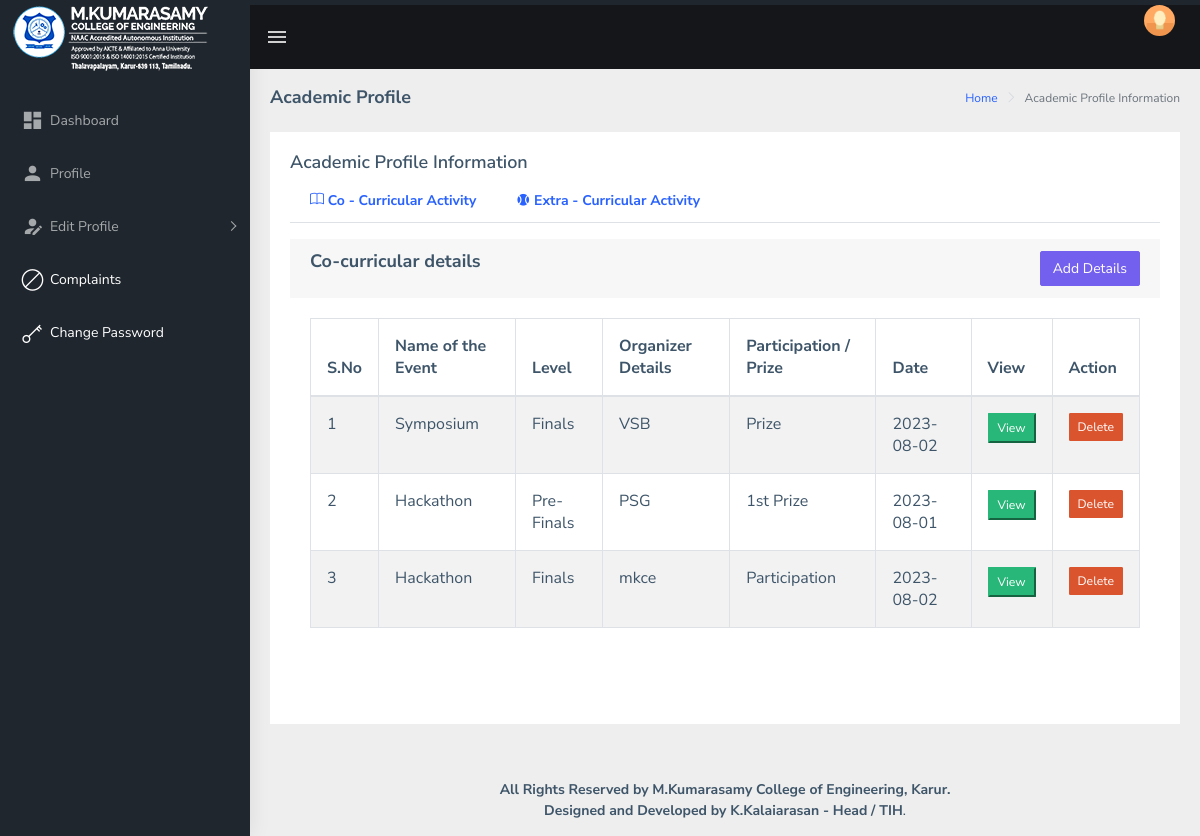
/academic.php (signed in), run on the app's committed database.
### tables this page shows
CREATE TABLE `training` (
  `uid` int(30) NOT NULL,
  `id` varchar(50) NOT NULL,
  `type` varchar(50) NOT NULL,
  `no` varchar(100) NOT NULL,
  `name` varchar(200) NOT NULL,
  `fromd` varchar(30) NOT NULL DEFAULT 'primary',
  `tod` date NOT NULL,
  `cert` varchar(200) NOT NULL
);

### session.php (called while the page is built, shortened)
<?php
if (!isset($_SESSION['loggedin']))
{
	header('Location:index.php');
	exit();
}
else
{
	$s=$_SESSION['login_user'];
}
?>

### academic.php (the view, shortened to what this page needs)
<?php
require 'config.php';
include("session.php");
?>
<html dir="ltr" lang="en">
<head>
    <link href="assets/libs/jquery-steps/jquery.steps.css" rel="stylesheet">
    <link href="assets/libs/jquery-steps/steps.css" rel="stylesheet">
	<link rel="stylesheet" type="text/css" href="assets/libs/bootstrap-datepicker/dist/css/bootstrap-datepicker.min.css">
    <link href="dist/css/style.min.css" rel="stylesheet">
	<link href="https://cdn.jsdelivr.net/npm/bootstrap-icons@1.5.0/font/bootstrap-icons.css" rel="stylesheet">
	<link rel="stylesheet" href="https://cdnjs.cloudflare.com/ajax/libs/font-awesome/6.4.0/css/fontawesome.min.css" />
    <link rel="stylesheet" href="//cdn.jsdelivr.net/npm/alertifyjs@1.13.1/build/css/alertify.min.css"/>
</head>
<body>
    <div id="main-wrapper">
        <header class="topbar" data-navbarbg="skin5">
            <nav class="navbar top-navbar navbar-expand-md navbar-dark">
                <div class="navbar-header" data-logobg="skin5">
                    <a class="navbar-brand" href="main">
                        <span class="logo-text">
                             <img src="assets/images/srms.png" alt="homepage" class="light-logo" />
                        </span>
                    </a>
                </div>
                <div class="navbar-collapse collapse" id="navbarSupportedContent" data-navbarbg="skin5">
                    <ul class="navbar-nav float-left mr-auto">
                        <li class="nav-item d-none d-md-block"><a class="nav-link sidebartoggler waves-effect waves-light" href="javascript:void(0)" data-sidebartype="mini-sidebar"><i class="mdi mdi-menu font-24"></i></a></li>
                    </ul>
                    <ul class="navbar-nav float-right">
                        <li class="nav-item dropdown">
                            <a class="nav-link dropdown-toggle text-muted waves-effect waves-dark pro-pic" href="" data-toggle="dropdown" aria-haspopup="true" aria-expanded="false"><img src="assets/images/users/1.jpg" alt="user" class="rounded-circle" width="31"></a>
                        </li>
                    </ul>
                </div>
            </nav>
        </header>
      <?php include("Aside.php"); ?>
        <div class="page-wrapper">
            <div class="page-breadcrumb">
                <div class="row">
                    <div class="col-12 d-flex no-block align-items-center">
                        <h4 class="page-title">Academic Profile</h4>
                        <div class="ml-auto text-right">
                            <nav aria-label="breadcrumb">
                                <ol class="breadcrumb">
                                    <li class="breadcrumb-item"><a href="#">Home</a></li>
                                    <li class="breadcrumb-item active" aria-current="page">Academic Profile Information</li>
                                </ol>
                            </nav>
                        </div>
                    </div>
                </div>
            </div>
            <div class="container-fluid">
                <div class="card">
                    <div class="card-body wizard-content">
                        <h4 class="card-title">Academic Profile Information</h4>
						<div class="card">
                            <ul class="nav nav-tabs mb-3" role="tablist">
								<li class="nav-item"> <a class="nav-link" data-toggle="tab" href="#home" role="tab"><span class="hidden-sm-up"></span> <span class="hidden-xs-down"><i class="bi bi-book"></i><b> Co - Curricular Activity</b></span></a> </li>
                           		<li class="nav-item"> <a class="nav-link" data-toggle="tab" href="#punish" role="tab"><span class="hidden-sm-up"></span> <span class="hidden-xs-down"><i class="mdi mdi-tennis"></i><b> Extra - Curricular Activity</b></span></a> </li>
						   </ul>
	<div class="tab-content tabcontent-border">
 <div class="tab-pane active"  id="home" role="tabpanel">
<div class="row">
        <div class="col-md-12">
            <div class="card">
                <div class="card-header">
                    <h4>Co-curricular details
                        <button type="button" style="float: right;" class="btn btn-primary" data-bs-toggle="modal" data-bs-target="#pcadd">
                            Add Details
                        </button>
                    </h4>
                </div>
                <div class="card-body">
		<div class="table-responsive">
                    <table id="myTable4" class="table table-bordered table-striped">
                        <thead>
                            <tr>
                                <th><b>S.No</b></th>
								<th><b>Name of the Event</b></th>
								<th><b>Level</b></th>
								<th><b>Organizer Details</b></th>
                                <th><b>Participation / Prize</b></th>
								<th><b>Date</b></th>
                                <th><b>View</b></th>
                                <th text-align="center"><b>Action</b></th>
                            </tr>
                        </thead>
                        <tbody>
							<?php
                            $query = "SELECT * FROM training where id='$s'";
                            $query_run = mysqli_query($db, $query);
                            if(mysqli_num_rows($query_run) > 0)
                            {
								$s=1;
                                foreach($query_run as $student)
                                {
                                    ?>
                                    <tr>
                                        <td><?= $s ?></td>
                                        <td><?= $student['type'] ?></td>
                                        <td><?= $student['no'] ?></td>
                                        <td><?= $student['name'] ?></td>
										 <td><?= $student['fromd'] ?></td>
										 <td><?= $student['tod'] ?></td>
										<td text-align="center"><button type="button" id="ledonof" value="<?=$student['uid'];?>" class="btnimg4 btn-success btn-sm" data-bs-toggle="modal" data-bs-target="#studentViewModal4">View</button></td>
                                        <td text-align="center">
                                            <button type="button" value="<?=$student['uid'];?>" class="deletepcBtn btn btn-danger btn-sm">Delete</button>
                                        </td>
                                    </tr>
                                    <?php
									$s=$s+1;
                                }
                            }
                            ?>
                        </tbody>
                    </table>
                </div>
				</div>
            </div>
        </div>
    </div>
</div>
                    </div>
                </div>
            </div>
			</div>
			</div>
</body>
</html>

### academic.php (style rules this page uses)
.d-none { display:none; }

### data on the page
training: type "Symposium", no "Finals", name "VSB", fromd "Prize", tod "2023-08-02", $student['uid'] 722 (drawn)
training: type "Hackathon", no "Pre-Finals", name "PSG", fromd "1st Prize", tod "2023-08-01", $student['uid'] 724 (drawn)
training: type "Hackathon", no "Finals", name "mkce", fromd "Participation", tod "2023-08-02", $student['uid'] 726 (drawn)
